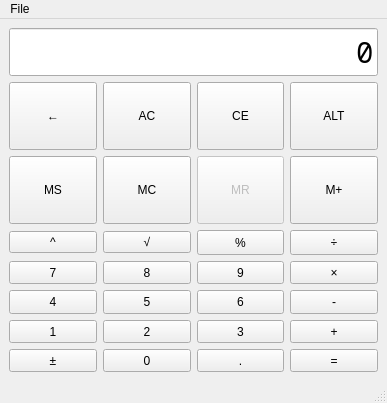
<?xml version="1.0" encoding="UTF-8"?>
<ui version="4.0">
 <class>MainWindow</class>
 <widget class="QMainWindow" name="MainWindow">
  <property name="geometry">
   <rect>
    <x>0</x>
    <y>0</y>
    <width>387</width>
    <height>403</height>
   </rect>
  </property>
  <property name="sizePolicy">
   <sizepolicy hsizetype="Preferred" vsizetype="Preferred">
    <horstretch>0</horstretch>
    <verstretch>0</verstretch>
   </sizepolicy>
  </property>
  <property name="windowTitle">
   <string>MainWindow</string>
  </property>
  <widget class="QWidget" name="centralwidget">
   <layout class="QGridLayout" name="gridLayout_2">
    <item row="2" column="2">
     <layout class="QGridLayout" name="mainButtonGrid">
      <item row="5" column="1">
       <widget class="FuncButton" name="buttonSign">
        <property name="sizePolicy">
         <sizepolicy hsizetype="Minimum" vsizetype="Minimum">
          <horstretch>0</horstretch>
          <verstretch>0</verstretch>
         </sizepolicy>
        </property>
        <property name="text">
         <string>±</string>
        </property>
       </widget>
      </item>
      <item row="4" column="1">
       <widget class="QPushButton" name="button1">
        <property name="sizePolicy">
         <sizepolicy hsizetype="Minimum" vsizetype="Minimum">
          <horstretch>0</horstretch>
          <verstretch>0</verstretch>
         </sizepolicy>
        </property>
        <property name="text">
         <string>1</string>
        </property>
       </widget>
      </item>
      <item row="5" column="6">
       <widget class="QPushButton" name="buttonAnswer">
        <property name="sizePolicy">
         <sizepolicy hsizetype="Minimum" vsizetype="Minimum">
          <horstretch>0</horstretch>
          <verstretch>0</verstretch>
         </sizepolicy>
        </property>
        <property name="text">
         <string>=</string>
        </property>
       </widget>
      </item>
      <item row="4" column="3">
       <widget class="QPushButton" name="button2">
        <property name="sizePolicy">
         <sizepolicy hsizetype="Minimum" vsizetype="Minimum">
          <horstretch>0</horstretch>
          <verstretch>0</verstretch>
         </sizepolicy>
        </property>
        <property name="text">
         <string>2</string>
        </property>
       </widget>
      </item>
      <item row="3" column="6">
       <widget class="FuncButton" name="buttonSubtract">
        <property name="sizePolicy">
         <sizepolicy hsizetype="Minimum" vsizetype="Minimum">
          <horstretch>0</horstretch>
          <verstretch>0</verstretch>
         </sizepolicy>
        </property>
        <property name="text">
         <string>-</string>
        </property>
       </widget>
      </item>
      <item row="2" column="6">
       <widget class="FuncButton" name="buttonMultiply">
        <property name="sizePolicy">
         <sizepolicy hsizetype="Minimum" vsizetype="Minimum">
          <horstretch>0</horstretch>
          <verstretch>0</verstretch>
         </sizepolicy>
        </property>
        <property name="text">
         <string>×</string>
        </property>
       </widget>
      </item>
      <item row="2" column="3">
       <widget class="QPushButton" name="button8">
        <property name="sizePolicy">
         <sizepolicy hsizetype="Minimum" vsizetype="Minimum">
          <horstretch>0</horstretch>
          <verstretch>0</verstretch>
         </sizepolicy>
        </property>
        <property name="text">
         <string>8</string>
        </property>
       </widget>
      </item>
      <item row="3" column="3">
       <widget class="QPushButton" name="button5">
        <property name="sizePolicy">
         <sizepolicy hsizetype="Minimum" vsizetype="Minimum">
          <horstretch>0</horstretch>
          <verstretch>0</verstretch>
         </sizepolicy>
        </property>
        <property name="text">
         <string>5</string>
        </property>
       </widget>
      </item>
      <item row="1" column="6">
       <widget class="FuncButton" name="buttonDivide">
        <property name="sizePolicy">
         <sizepolicy hsizetype="Minimum" vsizetype="Minimum">
          <horstretch>0</horstretch>
          <verstretch>0</verstretch>
         </sizepolicy>
        </property>
        <property name="font">
         <font>
          <family>Noto Sans</family>
         </font>
        </property>
        <property name="text">
         <string>÷</string>
        </property>
       </widget>
      </item>
      <item row="4" column="5">
       <widget class="QPushButton" name="button3">
        <property name="sizePolicy">
         <sizepolicy hsizetype="Minimum" vsizetype="Minimum">
          <horstretch>0</horstretch>
          <verstretch>0</verstretch>
         </sizepolicy>
        </property>
        <property name="text">
         <string>3</string>
        </property>
       </widget>
      </item>
      <item row="5" column="5">
       <widget class="QPushButton" name="buttonDot">
        <property name="sizePolicy">
         <sizepolicy hsizetype="Minimum" vsizetype="Minimum">
          <horstretch>0</horstretch>
          <verstretch>0</verstretch>
         </sizepolicy>
        </property>
        <property name="text">
         <string>.</string>
        </property>
       </widget>
      </item>
      <item row="5" column="3">
       <widget class="QPushButton" name="button0">
        <property name="sizePolicy">
         <sizepolicy hsizetype="Minimum" vsizetype="Minimum">
          <horstretch>0</horstretch>
          <verstretch>0</verstretch>
         </sizepolicy>
        </property>
        <property name="text">
         <string>0</string>
        </property>
       </widget>
      </item>
      <item row="2" column="1">
       <widget class="QPushButton" name="button7">
        <property name="sizePolicy">
         <sizepolicy hsizetype="Minimum" vsizetype="Minimum">
          <horstretch>0</horstretch>
          <verstretch>0</verstretch>
         </sizepolicy>
        </property>
        <property name="text">
         <string>7</string>
        </property>
       </widget>
      </item>
      <item row="1" column="1">
       <widget class="FuncButton" name="buttonPow">
        <property name="text">
         <string>^</string>
        </property>
       </widget>
      </item>
      <item row="3" column="5">
       <widget class="QPushButton" name="button6">
        <property name="sizePolicy">
         <sizepolicy hsizetype="Minimum" vsizetype="Minimum">
          <horstretch>0</horstretch>
          <verstretch>0</verstretch>
         </sizepolicy>
        </property>
        <property name="text">
         <string>6</string>
        </property>
       </widget>
      </item>
      <item row="1" column="5">
       <widget class="FuncButton" name="buttonModulus">
        <property name="sizePolicy">
         <sizepolicy hsizetype="Minimum" vsizetype="Minimum">
          <horstretch>0</horstretch>
          <verstretch>0</verstretch>
         </sizepolicy>
        </property>
        <property name="text">
         <string>%</string>
        </property>
       </widget>
      </item>
      <item row="4" column="6">
       <widget class="FuncButton" name="buttonAdd">
        <property name="sizePolicy">
         <sizepolicy hsizetype="Minimum" vsizetype="Minimum">
          <horstretch>0</horstretch>
          <verstretch>0</verstretch>
         </sizepolicy>
        </property>
        <property name="text">
         <string>+</string>
        </property>
       </widget>
      </item>
      <item row="3" column="1">
       <widget class="QPushButton" name="button4">
        <property name="sizePolicy">
         <sizepolicy hsizetype="Minimum" vsizetype="Minimum">
          <horstretch>0</horstretch>
          <verstretch>0</verstretch>
         </sizepolicy>
        </property>
        <property name="text">
         <string>4</string>
        </property>
       </widget>
      </item>
      <item row="2" column="5">
       <widget class="QPushButton" name="button9">
        <property name="sizePolicy">
         <sizepolicy hsizetype="Minimum" vsizetype="Minimum">
          <horstretch>0</horstretch>
          <verstretch>0</verstretch>
         </sizepolicy>
        </property>
        <property name="text">
         <string>9</string>
        </property>
       </widget>
      </item>
      <item row="1" column="3">
       <widget class="FuncButton" name="buttonSqrt">
        <property name="text">
         <string>√</string>
        </property>
       </widget>
      </item>
     </layout>
    </item>
    <item row="0" column="2">
     <widget class="QLineEdit" name="calcEntry">
      <property name="sizePolicy">
       <sizepolicy hsizetype="Expanding" vsizetype="Fixed">
        <horstretch>0</horstretch>
        <verstretch>0</verstretch>
       </sizepolicy>
      </property>
      <property name="font">
       <font>
        <family>Noto Sans Mono</family>
        <pointsize>22</pointsize>
       </font>
      </property>
      <property name="text">
       <string>0</string>
      </property>
      <property name="alignment">
       <set>Qt::AlignRight|Qt::AlignTrailing|Qt::AlignVCenter</set>
      </property>
      <property name="readOnly">
       <bool>true</bool>
      </property>
     </widget>
    </item>
    <item row="1" column="2">
     <layout class="QGridLayout" name="gridLayout">
      <item row="0" column="2">
       <widget class="QPushButton" name="buttonClsEntry">
        <property name="sizePolicy">
         <sizepolicy hsizetype="Minimum" vsizetype="Minimum">
          <horstretch>0</horstretch>
          <verstretch>0</verstretch>
         </sizepolicy>
        </property>
        <property name="text">
         <string>CE</string>
        </property>
       </widget>
      </item>
      <item row="0" column="0">
       <widget class="QPushButton" name="buttonBack">
        <property name="sizePolicy">
         <sizepolicy hsizetype="Minimum" vsizetype="Minimum">
          <horstretch>0</horstretch>
          <verstretch>0</verstretch>
         </sizepolicy>
        </property>
        <property name="text">
         <string>←</string>
        </property>
       </widget>
      </item>
      <item row="1" column="2">
       <widget class="MemButton" name="buttonMR">
        <property name="enabled">
         <bool>false</bool>
        </property>
        <property name="sizePolicy">
         <sizepolicy hsizetype="Minimum" vsizetype="Minimum">
          <horstretch>0</horstretch>
          <verstretch>0</verstretch>
         </sizepolicy>
        </property>
        <property name="text">
         <string>MR</string>
        </property>
       </widget>
      </item>
      <item row="1" column="0">
       <widget class="MemButton" name="buttonMS">
        <property name="sizePolicy">
         <sizepolicy hsizetype="Minimum" vsizetype="Minimum">
          <horstretch>0</horstretch>
          <verstretch>0</verstretch>
         </sizepolicy>
        </property>
        <property name="text">
         <string>MS</string>
        </property>
       </widget>
      </item>
      <item row="1" column="1">
       <widget class="MemButton" name="buttonMC">
        <property name="sizePolicy">
         <sizepolicy hsizetype="Minimum" vsizetype="Minimum">
          <horstretch>0</horstretch>
          <verstretch>0</verstretch>
         </sizepolicy>
        </property>
        <property name="text">
         <string>MC</string>
        </property>
       </widget>
      </item>
      <item row="0" column="3">
       <widget class="QPushButton" name="buttonAltMode">
        <property name="sizePolicy">
         <sizepolicy hsizetype="Minimum" vsizetype="Minimum">
          <horstretch>0</horstretch>
          <verstretch>0</verstretch>
         </sizepolicy>
        </property>
        <property name="text">
         <string>ALT</string>
        </property>
       </widget>
      </item>
      <item row="0" column="1">
       <widget class="QPushButton" name="buttonAllCls">
        <property name="sizePolicy">
         <sizepolicy hsizetype="Minimum" vsizetype="Minimum">
          <horstretch>0</horstretch>
          <verstretch>0</verstretch>
         </sizepolicy>
        </property>
        <property name="text">
         <string>AC</string>
        </property>
       </widget>
      </item>
      <item row="1" column="3">
       <widget class="MemButton" name="buttonMAlt">
        <property name="sizePolicy">
         <sizepolicy hsizetype="Minimum" vsizetype="Minimum">
          <horstretch>0</horstretch>
          <verstretch>0</verstretch>
         </sizepolicy>
        </property>
        <property name="text">
         <string>M+</string>
        </property>
       </widget>
      </item>
     </layout>
    </item>
   </layout>
  </widget>
  <widget class="QMenuBar" name="menubar">
   <property name="geometry">
    <rect>
     <x>0</x>
     <y>0</y>
     <width>387</width>
     <height>30</height>
    </rect>
   </property>
   <widget class="QMenu" name="menuFile">
    <property name="title">
     <string>File</string>
    </property>
    <addaction name="actionQuit"/>
   </widget>
   <addaction name="menuFile"/>
  </widget>
  <widget class="QStatusBar" name="statusbar"/>
  <action name="actionQuit">
   <property name="text">
    <string>Quit</string>
   </property>
  </action>
 </widget>
 <customwidgets>
  <customwidget>
   <class>FuncButton</class>
   <extends>QPushButton</extends>
   <header>funcbutton.h</header>
  </customwidget>
  <customwidget>
   <class>MemButton</class>
   <extends>QPushButton</extends>
   <header>membutton.h</header>
  </customwidget>
 </customwidgets>
 <resources/>
 <connections/>
</ui>
